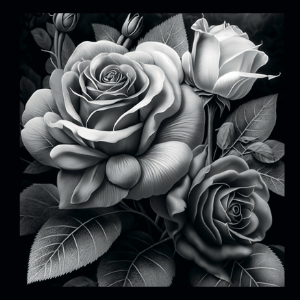
#> input picture DIP Final Practise/problem 1/image/1a.jpeg, 300 x 300 px
$ python 1a.py
#> lines starting #> are read from the running program, lines starting #| are printed output that depends on the picture
#(a)Decrease its spatial resolution by half every time and observe its
# ~change when displaying in the same window size
import cv2
import numpy as np
import matplotlib.pyplot as plt

# ফাংশন: ইমেজের রেজোলিউশন অর্ধেক করা (লুপ ব্যবহার করে)
def decrease_resolution(image):
    height, width = image.shape
    new_height, new_width = height // 2, width // 2
    decreased_image = np.zeros((new_height, new_width), dtype=np.uint8)

    for i in range(new_height):
        for j in range(new_width):
            decreased_image[i, j] = image[i * 2, j * 2]

    return decreased_image

# ধাপ ১: মূল ইমেজ লোড করা এবং রিসাইজ করা
original_image = cv2.imread("image/1a.jpeg", cv2.IMREAD_GRAYSCALE)
#> original_image: shape (300, 300); min 0, max 255, mean 66
original_image = cv2.resize(original_image, (512, 512))  # 512x512 তে রিসাইজ
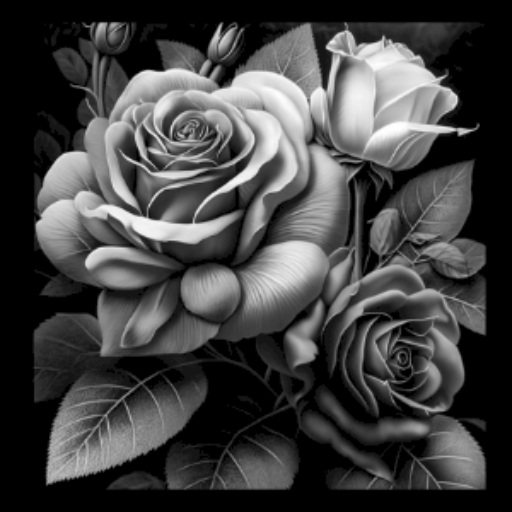
#> original_image: shape (512, 512); min 0, max 255, mean 65.9

# ধাপ ২: ধাপে ধাপে রেজোলিউশন কমানো এবং প্লট করা
decreased_image = original_image.copy()
plt.figure(figsize=(20, 20))

for k in range(1, 5):
    plt.subplot(2, 2, k)
    plt.imshow(decreased_image, cmap='gray')
    height, width = decreased_image.shape
    plt.title(f"{height}x{width}")
    decreased_image = decrease_resolution(decreased_image)
#> this loop made 4 passes
#> pass 1, `decreased_image = decrease_resolution(decreased_image)`:
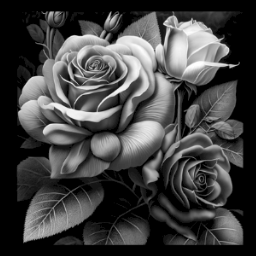
#> decreased_image: shape (256, 256); min 0, max 254, mean 65.9
#> pass 2, `decreased_image = decrease_resolution(decreased_image)`:
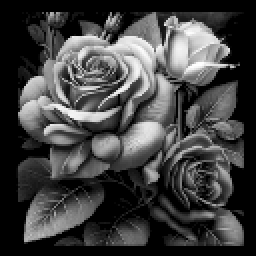
#> decreased_image: shape (128, 128) (shown 2 times larger); min 0, max 254, mean 66
#> pass 3, `decreased_image = decrease_resolution(decreased_image)`:
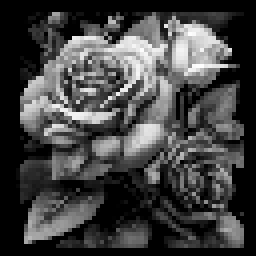
#> decreased_image: shape (64, 64) (shown 4 times larger); min 0, max 254, mean 66.2
#> after the loop:
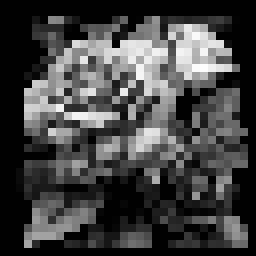
#> decreased_image: shape (32, 32) (shown 8 times larger); min 0, max 254, mean 66

plt.tight_layout()
plt.show()

$ run again, with DIP Final Practise/problem 1/image/1b.jpg copied over DIP Final Practise/problem 1/image/1a.jpeg
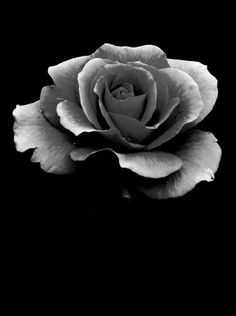
#> input picture DIP Final Practise/problem 1/image/1b.jpg, 236 x 316 px
#> original_image is the input picture: shape (316, 236); min 0, max 255, mean 30.7
#> `original_image = cv2.resize(original_image, (512, 512))`:
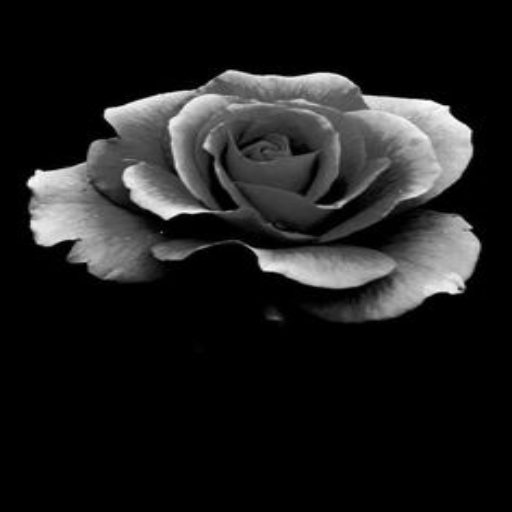
#> original_image: shape (512, 512); min 0, max 253, mean 30.6
#> after the loop `for k in range(1, 5):`:
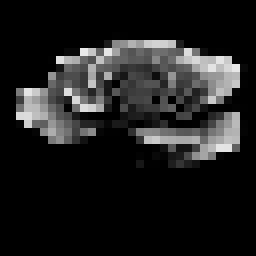
#> decreased_image: shape (32, 32) (shown 8 times larger); min 0, max 234, mean 30.7

$ run again, with DIP Final Practise/problem 1/image/1c.jpg copied over DIP Final Practise/problem 1/image/1a.jpeg
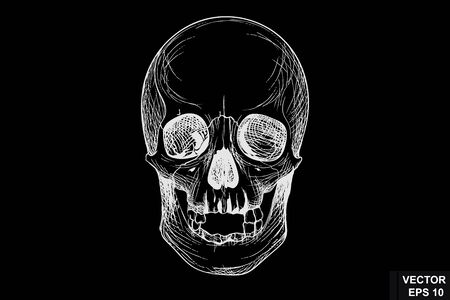
#> input picture DIP Final Practise/problem 1/image/1c.jpg, 450 x 300 px
#> `original_image = cv2.resize(original_image, (512, 512))`:
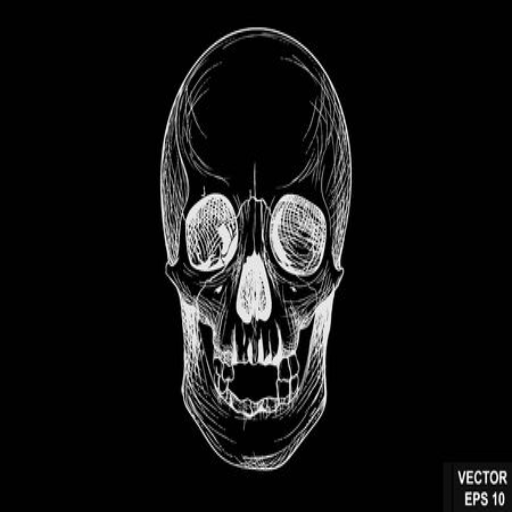
#> original_image: shape (512, 512); min 0, max 255, mean 18.2
#> after the loop `for k in range(1, 5):`:
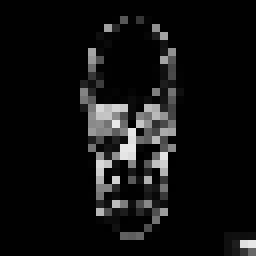
#> decreased_image: shape (32, 32) (shown 8 times larger); min 0, max 233, mean 17.2

$ run again, with DIP Final Practise/problem 1/image/1c.png saved as DIP Final Practise/problem 1/image/1a.jpeg
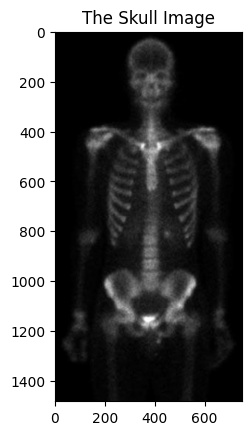
#> input picture DIP Final Practise/problem 1/image/1c.png, 251 x 435 px
#> original_image is the input picture: shape (435, 251); min 0, max 255, mean 102.9
#> `original_image = cv2.resize(original_image, (512, 512))`:
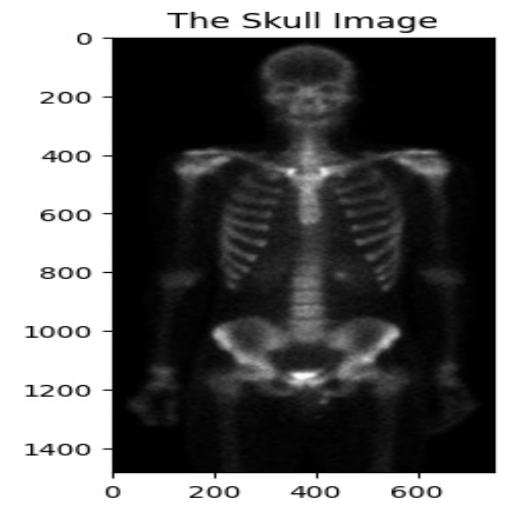
#> original_image: shape (512, 512); min 0, max 255, mean 102.8
#> after the loop `for k in range(1, 5):`:
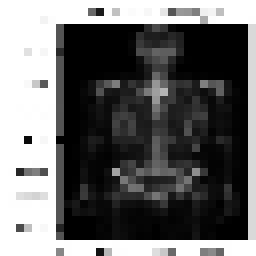
#> decreased_image: shape (32, 32) (shown 8 times larger); min 0, max 255, mean 104.7
